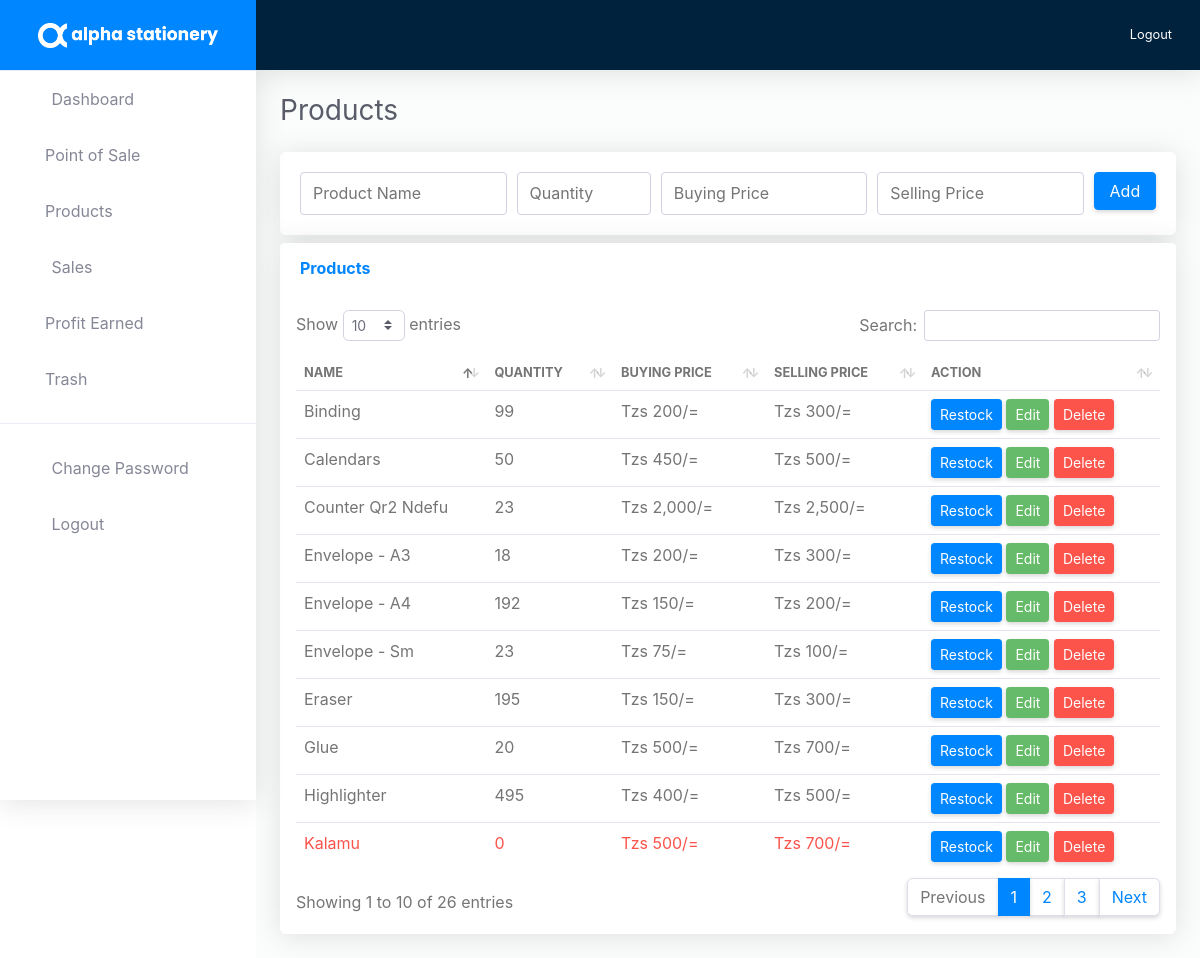
Page /products.php (signed in) on the committed database.
### tables this page shows
CREATE TABLE `products` (
  `productID` int(11) NOT NULL,
  `productName` varchar(255) NOT NULL,
  `productQuantity` varchar(255) NOT NULL,
  `buyingPrice` varchar(255) NOT NULL,
  `sellingPrice` varchar(255) NOT NULL,
  `dateCreated` varchar(255) NOT NULL
);

### products.php (the view, shortened to what this page needs)
<!DOCTYPE html>
<html lang="en">
<?php
    include 'includes/head.php';
    include 'db/dbConfig.php';
    if(isset($_SESSION['username'])) {
    ?>
<body id="page-top">
    <?php
        $dynamicWhereClause = "";
        ?>
    <div id="wrapper">
        <?php include 'includes/sidebar.php';?>
        <div id="content-wrapper" class="d-flex flex-column">
            <div id="content">
                <?php include 'includes/topbar.php';?>
                <div class="container-fluid" id="container-wrapper">
                    <div class="d-sm-flex align-items-center justify-content-between mb-4">
                        <h1 class="h3 mb-0 text-gray-800">Products</h1>
                    </div>
                    <div class="card mb-2">
                        <div class="card-body px-2">
                            <div class="col">
                                <form class="" method="post" action="products">
                                    <div class="form-row">
                                        <div class="form-group col-md-3 mb-0">
                                            <input type="text" class="form-control" id="name" name="name" placeholder="Product Name" required>
                                        </div>
                                        <div class="form-group col-md-2 mb-0">
                                            <input type="number" class="form-control" id="quantity" name="quantity" placeholder="Quantity" required>
                                        </div>
                                        <div class="form-group col-md-3 mb-0">
                                            <input type="number" class="form-control" id="buyingPrice" name="buyingPrice" placeholder="Buying Price" required>
                                        </div>
                                        <div class="form-group col-md-3 mb-0">
                                            <input type="number" class="form-control" id="sellingPrice" name="sellingPrice" placeholder="Selling Price" required>
                                        </div>
                                        <div class="form-group col-md-1 mb-0">
                                            <input type="submit" role="button" class="btn btn-primary btn-block" name="add" value="Add">
                                        </div>
                                    </div>
                                </form>
                            </div>
                        </div>
                    </div>
                    <div class="row">
                        <div class="col-lg-12">
                            <div class="card mb-4">
                                <div class="card-header py-3 d-flex flex-row align-items-center justify-content-between">
                                    <h6 class="m-0 font-weight-bold text-primary">Products</h6>
                                </div>
                                <?php
        $fetchProducts = "SELECT * FROM products $dynamicWhereClause";
        $fetchProductsSql = mysqli_query($db, $fetchProducts);
        if(mysqli_num_rows($fetchProductsSql) == 0) {
            echo '<div class="text-center">
                                                    <img src="images/cover/empty.png" class="text-center w-25">
                                                    <h5 class="my-4">You have no products yet!</h5>
                                                    </div>';
        }
        else {
                                    ?>
                                <div class="table-responsive p-3">
                                    <table class="table table-hover" id="dataTable">
                                        <thead>
                                            <tr>
                                                <th class="border-0 text-uppercase small font-weight-bold">Name</th>
                                                <th class="border-0 text-uppercase small font-weight-bold">Quantity</th>
                                                <th class="border-0 text-uppercase small font-weight-bold">Buying Price</th>
                                                <th class="border-0 text-uppercase small font-weight-bold">Selling Price</th>
                                                <th class="border-0 text-uppercase small font-weight-bold">Action</th>
                                            </tr>
                                        </thead>
                                        <tbody>
                                            <?php
            while($row = mysqli_fetch_array($fetchProductsSql)) {
                $trClass = "";
                if($row['productQuantity'] <= 10 && $row['productQuantity'] > 0) {
                    $trClass = "low-stock";
                }
                else if($row['productQuantity'] <= 0) {
                    $trClass = "no-stock";
                }
                echo '<tr class="'.$trClass.'">
                            <td>'.$row['productName'].'</td>
                            <td>'.$row['productQuantity'].'</td>
                            <td>Tzs '.number_format($row['buyingPrice']).'/=</td>
                            <td>Tzs '.number_format($row['sellingPrice']).'/=</td>
                            <td>
                                <a href="restock?product-id='.$row['productID'].'" class="btn btn-primary btn-sm">Restock</a>
                                <a href="edit-product?id='.$row['productID'].'" class="btn btn-success btn-sm">Edit</a>
                                <a href="products?delete-id='.$row['productID'].'" class="btn btn-danger btn-sm">Delete</a>
                            </td>
                        </tr>';
            }
        }
                                                ?>
                                        </tbody>
                                    </table>
                                </div>
                            </div>
                        </div>
                    </div>
                </div>
            </div>
        </div>
    </div>
</body>
</html>
<?php } else { header("Location: 404"); } ?>

### includes/head.php (shortened to what this page needs)
<head>
    <link href="vendor/fontawesome-free/css/all.min.css" rel="stylesheet" type="text/css">
    <link href="vendor/bootstrap/css/bootstrap.min.css" rel="stylesheet" type="text/css">
    <link href="css/tempusdominus-bootstrap-4.min.css" rel="stylesheet" type="text/css">
    <link href="css/ruang-admin.min.css" rel="stylesheet">
    <link href="css/bootstrap-select.min.css" rel="stylesheet">
    <link href="css/dataTables.css" rel="stylesheet">
    <link href="css/chart.min.css" rel="stylesheet">
    <link href="css/custom.css" rel="stylesheet">
</head>

### includes/sidebar.php
<ul class="navbar-nav sidebar sidebar-light accordion" id="accordionSidebar">
    <a class="sidebar-brand d-flex align-items-center justify-content-center" href="dashboard">
        <div class="sidebar-brand-icon">
            <img src="images/logo/logo-horizontal-white.png" width="180" height="25">
        </div>
    </a>
    <hr class="sidebar-divider my-0">
    <li class="nav-item">
        <a class="nav-link" href="dashboard">
            <i class="fas fa-fw fa-tachometer-alt"></i>
            <span>Dashboard</span></a>
    </li>
    <li class="nav-item">
        <a class="nav-link" href="point-of-sale">
            <i class="fa fa-briefcase"></i>
            <span>Point of Sale</span>
        </a>
    </li>
    <li class="nav-item">
        <a class="nav-link" href="products">
            <i class="fa fa-shopping-cart"></i>
            <span>Products</span>
        </a>
    </li>
    <li class="nav-item">
        <a class="nav-link" href="daily-sales">
            <i class="fab fa-fw fa-wpforms"></i>
            <span>Sales</span>
        </a>
    </li>
    <li class="nav-item">
        <a class="nav-link" href="profit-loss">
            <i class="fa fa-dollar-sign"></i>
            <span>Profit Earned</span>
        </a>
    </li>
    <li class="nav-item">
        <a class="nav-link" href="trash">
            <i class="fas fa-trash"></i>
            <span>Trash</span>
        </a>
    </li>
    <hr class="sidebar-divider">
    <li class="nav-item">
        <a class="nav-link" href="change-password">
            <i class="fas fa-fw fa-lock"></i>
            <span>Change Password</span>
        </a>
    </li>
    <li class="nav-item">
        <a class="nav-link" href="logout">
            <i class="fas fa-fw fa-sign-out-alt"></i>
            <span>Logout</span>
        </a>
    </li>
</ul>

### includes/topbar.php
<nav class="navbar navbar-expand navbar-light bg-navbar topbar mb-4 static-top">
    <button id="sidebarToggleTop" class="btn btn-link rounded-circle mr-3">
        <i class="fa fa-bars"></i>
    </button>
    <ul class="navbar-nav ml-auto">
        <li class="nav-item dropdown no-arrow">
            <a class="nav-link" href="logout" id="userDropdown" role="button">
                <span class="ml-2 d-none d-lg-inline text-white small"><i class="fa fa-sign-out-alt"> </i> Logout</span>
            </a>
        </li>
    </ul>
</nav>

### css/dataTables.css (style rules this page uses)
table.dataTable { clear: both; margin-top: 6px !important; margin-bottom: 6px !important; max-width: none !important; border-collapse: separate !important; border-spacing: 0; }
table.dataTable td, table.dataTable th { -webkit-box-sizing: content-box; box-sizing: content-box; }
table.dataTable thead > tr > th.sorting_asc, table.dataTable thead > tr > th.sorting_desc, table.dataTable thead > tr > th.sorting, table.dataTable thead > tr > td.sorting_asc, table.dataTable thead > tr > td.sorting_desc, table.dataTable thead > tr > td.sorting { padding-right: 30px; }
table.dataTable thead .sorting, table.dataTable thead .sorting_asc, table.dataTable thead .sorting_desc, table.dataTable thead .sorting_asc_disabled, table.dataTable thead .sorting_desc_disabled { cursor: pointer; position: relative; }
table.dataTable thead .sorting:before, table.dataTable thead .sorting:after, table.dataTable thead .sorting_asc:before, table.dataTable thead .sorting_asc:after, table.dataTable thead .sorting_desc:before, table.dataTable thead .sorting_desc:after, table.dataTable thead .sorting_asc_disabled:before, table.dataTable thead .sorting_asc_disabled:after, table.dataTable thead .sorting_desc_disabled:before, table.dataTable thead .sorting_desc_disabled:after { position: absolute; bottom: 0.5em; display: block; opacity: 0.3; }
table.dataTable thead .sorting:before, table.dataTable thead .sorting_asc:before, table.dataTable thead .sorting_desc:before, table.dataTable thead .sorting_asc_disabled:before, table.dataTable thead .sorting_desc_disabled:before { right: 1em; content: "\2191"; }
table.dataTable thead .sorting:after, table.dataTable thead .sorting_asc:after, table.dataTable thead .sorting_desc:after, table.dataTable thead .sorting_asc_disabled:after, table.dataTable thead .sorting_desc_disabled:after { right: 0.5em; content: "\2193"; }
table.dataTable thead .sorting_asc:before, table.dataTable thead .sorting_desc:after { opacity: 1; }

### css/custom.css (style rules this page uses)
.sidebar .nav-item .nav-link span { margin-left: 10px; }
.table-responsive .table td, .table-responsive .table th { padding: .5rem; }
.no-stock { color: #fc544b !important; }

### rows in the picture
products: productName "Counter Qr2 Ndefu", productQuantity "23", buyingPrice "2,000", sellingPrice "2,500"
products: productName "Kalamu", productQuantity "0", buyingPrice "500", sellingPrice "700"
products: productName "Calendars", productQuantity "50", buyingPrice "450", sellingPrice "500"
products: productName "Eraser", productQuantity "195", buyingPrice "150", sellingPrice "300"
products: productName "Highlighter", productQuantity "495", buyingPrice "400", sellingPrice "500"
products: productName "Glue", productQuantity "20", buyingPrice "500", sellingPrice "700"
products: productName "Binding", productQuantity "99", buyingPrice "200", sellingPrice "300"
products: productName "Envelope - A4", productQuantity "192", buyingPrice "150", sellingPrice "200"
products: productName "Envelope - A3", productQuantity "18", buyingPrice "200", sellingPrice "300"
products: productName "Envelope - Sm", productQuantity "23", buyingPrice "75", sellingPrice "100"
